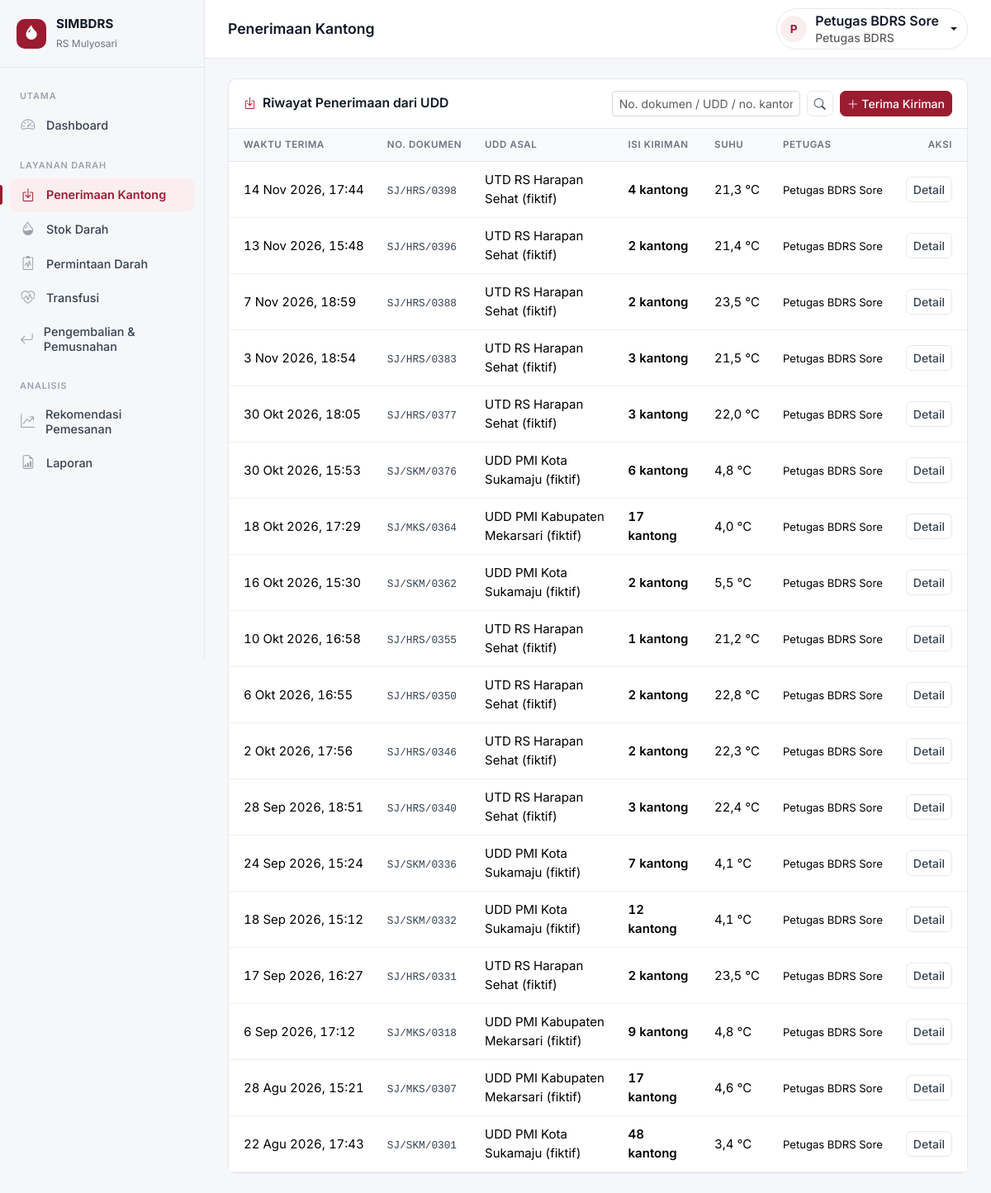
The page /modules/penerimaan/index.php (signed in) on the database its author committed.
### tables this page shows
CREATE TABLE penerimaan (
    id_penerimaan  INT AUTO_INCREMENT PRIMARY KEY,
    no_dokumen     VARCHAR(50)  NOT NULL,
    id_udd         INT NOT NULL,
    tgl_terima     DATETIME     NOT NULL,
    suhu_terima    DECIMAL(4,1) NULL,
    id_petugas     INT NOT NULL,
    catatan        TEXT NULL,
    CONSTRAINT fk_penerimaan_udd     FOREIGN KEY (id_udd)     REFERENCES udd_asal(id_udd),
    CONSTRAINT fk_penerimaan_petugas FOREIGN KEY (id_petugas) REFERENCES pengguna(id_pengguna)
);

CREATE TABLE udd_asal (
    id_udd    INT AUTO_INCREMENT PRIMARY KEY,
    nama_udd  VARCHAR(100) NOT NULL UNIQUE,
    alamat    VARCHAR(255) NULL,
    telepon   VARCHAR(20)  NULL,
    aktif     TINYINT(1)   NOT NULL DEFAULT 1
);

CREATE TABLE pengguna (
    id_pengguna    INT AUTO_INCREMENT PRIMARY KEY,
    nama           VARCHAR(100) NOT NULL,
    username       VARCHAR(50)  NOT NULL UNIQUE,
    password_hash  VARCHAR(255) NOT NULL,
    role           ENUM('ADMIN','PETUGAS','KEPALA','DOKTER','PERAWAT') NOT NULL,
    id_ruangan     INT NULL,
    aktif          TINYINT(1)   NOT NULL DEFAULT 1,
    created_at     DATETIME     NOT NULL DEFAULT CURRENT_TIMESTAMP,
    CONSTRAINT fk_pengguna_ruangan FOREIGN KEY (id_ruangan) REFERENCES ruangan(id_ruangan)
);

### includes/fungsi.php (called while the page is built, shortened)
<?php
function e($teks): string
{
    return htmlspecialchars((string) $teks, ENT_QUOTES, 'UTF-8');
}
function url(string $path = ''): string
{
    return BASE_URL . '/' . ltrim($path, '/');
}
function pengguna(): ?array
{
    return $_SESSION['pengguna'] ?? null;
}
function tgl_indo(?string $tanggal, bool $dengan_jam = false): string
{
    $bulan = ['', 'Jan', 'Feb', 'Mar', 'Apr', 'Mei', 'Jun', 'Jul', 'Agu', 'Sep', 'Okt', 'Nov', 'Des'];
    $t = strtotime($tanggal);
    $hasil = date('j', $t) . ' ' . $bulan[(int) date('n', $t)] . ' ' . date('Y', $t);
    return $dengan_jam ? $hasil . ', ' . date('H:i', $t) : $hasil;
}
function nama_role(string $role): string
{
    return [
        'ADMIN'   => 'Administrator',
        'PETUGAS' => 'Petugas BDRS',
        'KEPALA'  => 'Kepala BDRS',
        'DOKTER'  => 'Dokter',
        'PERAWAT' => 'Perawat',
    ][$role] ?? $role;
}

### includes/menu.php (called while the page is built, shortened)
<?php
$CRUD = ['lihat' => 'Melihat daftar', 'tambah' => 'Menambah data', 'ubah' => 'Mengubah data', 'hapus' => 'Menghapus / menonaktifkan'];

### auth/cek_akses.php (called while the page is built, shortened)
<?php
require_once __DIR__ . '/../includes/fungsi.php';
function daftar_menu(): array
{
    static $hasil = null;
    if ($hasil === null) {
        require __DIR__ . '/../includes/menu.php';
        $hasil = [];
        foreach ($menu as $m) {
            if (isset($m['kunci'])) {
                $hasil[$m['kunci']] = $m;
            }
        }
    }
    return $hasil;
}
function hak(string $kunci, string $aksi = 'lihat'): bool
{
    global $pdo;
    static $tabel = null;
    $p = pengguna();
    $menu = daftar_menu();
    if (!isset($menu[$kunci]['aksi'])) {
        return true;
    }
    if ($tabel === null) {
        $st = $pdo->prepare('SELECT kunci_menu, lihat, tambah, ubah, hapus FROM hak_akses WHERE role = ?');
        $st->execute([$p['role']]);
        $tabel = [];
        foreach ($st as $r) {
            $tabel[$r['kunci_menu']] = $r;
        }
    }
    $baris = $tabel[$kunci] ?? null;
    return $baris && $baris['lihat'] && $baris[$aksi];
}
function wajib_login(): array
{
    $p = pengguna();
    return $p;
}
function wajib_hak(string $kunci, string $aksi = 'lihat'): array
{
    $p = wajib_login();
    if (!hak($kunci, $aksi)) {
        $menu = daftar_menu();
        $label = $menu[$kunci]['label'] ?? $kunci;
        $arti = $menu[$kunci]['aksi'][$aksi] ?? $aksi;
        tolak_akses('Peran <b>' . e(nama_role($p['role'])) . '</b> tidak memiliki hak <b>'
            . e(strtolower($arti)) . '</b> di menu <b>' . e($label) . '</b>. Hubungi Admin bila perlu.');
    }
    return $p;
}

### modules/penerimaan/index.php (the view, shortened to what this page needs)
<?php
require __DIR__ . '/../../auth/cek_akses.php';
wajib_hak('penerimaan');
$judul = 'Penerimaan Kantong';
$menu_aktif = 'penerimaan';
$cari = trim($_GET['cari'] ?? '');
$sql = "SELECT pn.id_penerimaan, pn.no_dokumen, pn.tgl_terima, pn.suhu_terima,
               u.nama_udd, pg.nama AS nama_petugas,
               COUNT(kd.id_kantong) AS jml_kantong,
               (SELECT GROUP_CONCAT(CONCAT(x.kode, '×', x.jml) ORDER BY x.kode SEPARATOR ', ')
                  FROM (SELECT c.kode, COUNT(*) AS jml, k2.id_penerimaan
                          FROM kantong_darah k2 JOIN komponen_darah c ON c.id_komponen = k2.id_komponen
                         GROUP BY k2.id_penerimaan, c.kode) x
                 WHERE x.id_penerimaan = pn.id_penerimaan) AS rincian
        FROM penerimaan pn
        JOIN udd_asal u  ON u.id_udd = pn.id_udd
        JOIN pengguna pg ON pg.id_pengguna = pn.id_petugas
        LEFT JOIN kantong_darah kd ON kd.id_penerimaan = pn.id_penerimaan";
$param = [];
$sql .= " GROUP BY pn.id_penerimaan ORDER BY pn.tgl_terima DESC, pn.id_penerimaan DESC";
$stmt = $pdo->prepare($sql);
$stmt->execute($param);
$daftar = $stmt->fetchAll();
require __DIR__ . '/../../includes/header.php';
?>
<section class="panel">
    <div class="panel-head flex-wrap">
        <i class="bi bi-box-arrow-in-down"></i><h2>Riwayat Penerimaan dari UDD</h2>
        <form class="d-flex gap-2 ms-auto" method="get" role="search">
            <input class="form-control form-control-sm" name="cari" value="<?= e($cari) ?>" placeholder="No. dokumen / UDD / no. kantong..." aria-label="Cari penerimaan">
            <button class="btn btn-sm btn-outline-secondary" type="submit"><i class="bi bi-search"></i></button>
        </form>
        <?php if (hak('penerimaan', 'tambah')): ?><a class="btn btn-sm btn-primary" href="tambah.php"><i class="bi bi-plus-lg"></i> Terima Kiriman</a><?php endif; ?>
    </div>
    <?php if (!$daftar): ?>
        <div class="empty-state"><i class="bi bi-box-seam"></i>
            <p class="mt-2 mb-0"><?= $cari !== '' ? 'Tidak ada penerimaan yang cocok dengan "' . e($cari) . '".' : 'Belum ada kiriman yang diterima. Klik "Terima Kiriman" untuk mencatat kantong pertama.' ?></p></div>
    <?php else: ?>
    <div class="table-responsive">
        <table class="table table-hover">
            <thead><tr><th>Waktu Terima</th><th>No. Dokumen</th><th>UDD Asal</th><th>Isi Kiriman</th><th>Suhu</th><th>Petugas</th><th class="text-end">Aksi</th></tr></thead>
            <tbody>
            <?php foreach ($daftar as $r): ?>
                <tr>
                    <td class="text-nowrap"><?= e(tgl_indo($r['tgl_terima'], true)) ?></td>
                    <td><code><?= e($r['no_dokumen']) ?></code></td>
                    <td><?= e($r['nama_udd']) ?></td>
                    <td><span class="fw-semibold"><?= (int) $r['jml_kantong'] ?> kantong</span><br><small class="text-secondary"><?= e($r['rincian'] ?? '') ?></small></td>
                    <td class="text-nowrap"><?= $r['suhu_terima'] !== null ? e(str_replace('.', ',', $r['suhu_terima'])) . ' °C' : '<span class="text-secondary">—</span>' ?></td>
                    <td class="text-nowrap"><small><?= e($r['nama_petugas']) ?></small></td>
                    <td class="text-end"><a class="btn btn-sm btn-outline-secondary" href="detail.php?id=<?= (int) $r['id_penerimaan'] ?>">Detail</a></td>
                </tr>
            <?php endforeach; ?>
            </tbody>
        </table>
    </div>
    <?php endif; ?>
</section>
<?php require __DIR__ . '/../../includes/footer.php'; ?>

### includes/header.php (shortened to what this page needs)
<?php
$judul      = $judul ?? NAMA_APP;
$menu_aktif = $menu_aktif ?? '';
$saya       = pengguna();
?>
<!DOCTYPE html>
<html lang="id">
<head>
    <link href="https://cdn.jsdelivr.net/npm/bootstrap@5.3.3/dist/css/bootstrap.min.css" rel="stylesheet">
    <link href="https://cdn.jsdelivr.net/npm/bootstrap-icons@1.11.3/font/bootstrap-icons.min.css" rel="stylesheet">
    <link href="<?= url('assets/css/style.css') ?>" rel="stylesheet">
</head>
<body>
<div class="app">
    <?php require __DIR__ . '/sidebar.php'; ?>
    <div class="app-main">
        <header class="topbar">
            <h1 class="topbar-title"><?= e($judul) ?></h1>
            <div class="dropdown ms-auto">
                <button class="btn user-chip dropdown-toggle" data-bs-toggle="dropdown" aria-expanded="false">
                    <span class="avatar"><?= e(strtoupper(substr($saya['nama'], 0, 1))) ?></span>
                    <span class="d-none d-sm-inline text-start lh-sm">
                        <span class="d-block fw-semibold"><?= e($saya['nama']) ?></span>
                        <small class="text-muted">
                            <?= e(nama_role($saya['role'])) ?><?= $saya['nama_ruangan'] ? ' · ' . e($saya['nama_ruangan']) : '' ?>
                        </small>
                    </span>
                </button>
            </div>
        </header>
        <main class="content">

### includes/sidebar.php (shortened to what this page needs)
<?php
require __DIR__ . '/menu.php';
$tampil = [];
$judul_tunda = null;
foreach ($menu as $m) {
    if (isset($m['judul'])) {
        $judul_tunda = $m;
        continue;
    }
    if (!hak($m['kunci'], 'lihat')) {
        continue;
    }
    if ($judul_tunda) {
        $tampil[] = $judul_tunda;
        $judul_tunda = null;
    }
    $tampil[] = $m;
}
?>
<aside class="sidebar offcanvas-lg offcanvas-start" id="sidebar" tabindex="-1">
    <div class="sidebar-brand">
        <span class="brand-logo sm"><i class="bi bi-droplet-fill"></i></span>
        <div>
            <div class="fw-bold"><?= e(NAMA_APP) ?></div>
            <small><?= e(NAMA_RS) ?></small>
        </div>
    </div>
    <nav class="sidebar-nav">
        <?php foreach ($tampil as $m): ?>
            <?php if (isset($m['judul'])): ?>
                <div class="nav-group"><?= e($m['judul']) ?></div>
            <?php elseif ($m['path']): ?>
                <a class="nav-item <?= $menu_aktif === $m['kunci'] ? 'active' : '' ?>" href="<?= url($m['path']) ?>">
                    <i class="bi bi-<?= e($m['ikon']) ?>"></i><span><?= e($m['label']) ?></span>
                </a>
            <?php endif; ?>
        <?php endforeach; ?>
    </nav>
</aside>

### includes/footer.php (shortened to what this page needs)
        </main>
    </div>
</div>
</body>
</html>

### rows shown on the page
penerimaan: tgl_terima "14 Nov 2026, 17:44", no_dokumen "SJ/HRS/0398", id_udd.nama_udd "UTD RS Harapan Sehat (fiktif)", jml_kantong "4", suhu_terima "21,3", id_petugas.nama "Petugas BDRS Sore"
penerimaan: tgl_terima "13 Nov 2026, 15:48", no_dokumen "SJ/HRS/0396", id_udd.nama_udd "UTD RS Harapan Sehat (fiktif)", jml_kantong "2", suhu_terima "21,4", id_petugas.nama "Petugas BDRS Sore"
penerimaan: tgl_terima "7 Nov 2026, 18:59", no_dokumen "SJ/HRS/0388", id_udd.nama_udd "UTD RS Harapan Sehat (fiktif)", jml_kantong "2", suhu_terima "23,5", id_petugas.nama "Petugas BDRS Sore"
penerimaan: tgl_terima "3 Nov 2026, 18:54", no_dokumen "SJ/HRS/0383", id_udd.nama_udd "UTD RS Harapan Sehat (fiktif)", jml_kantong "3", suhu_terima "21,5", id_petugas.nama "Petugas BDRS Sore"
penerimaan: tgl_terima "30 Okt 2026, 18:05", no_dokumen "SJ/HRS/0377", id_udd.nama_udd "UTD RS Harapan Sehat (fiktif)", jml_kantong "3", suhu_terima "22,0", id_petugas.nama "Petugas BDRS Sore"
penerimaan: tgl_terima "30 Okt 2026, 15:53", no_dokumen "SJ/SKM/0376", id_udd.nama_udd "UDD PMI Kota Sukamaju (fiktif)", jml_kantong "6", suhu_terima "4,8", id_petugas.nama "Petugas BDRS Sore"
penerimaan: tgl_terima "18 Okt 2026, 17:29", no_dokumen "SJ/MKS/0364", id_udd.nama_udd "UDD PMI Kabupaten Mekarsari (fiktif)", jml_kantong "17", suhu_terima "4,0", id_petugas.nama "Petugas BDRS Sore"
penerimaan: tgl_terima "16 Okt 2026, 15:30", no_dokumen "SJ/SKM/0362", id_udd.nama_udd "UDD PMI Kota Sukamaju (fiktif)", jml_kantong "2", suhu_terima "5,5", id_petugas.nama "Petugas BDRS Sore"
penerimaan: tgl_terima "10 Okt 2026, 16:58", no_dokumen "SJ/HRS/0355", id_udd.nama_udd "UTD RS Harapan Sehat (fiktif)", jml_kantong "1", suhu_terima "21,2", id_petugas.nama "Petugas BDRS Sore"
penerimaan: tgl_terima "6 Okt 2026, 16:55", no_dokumen "SJ/HRS/0350", id_udd.nama_udd "UTD RS Harapan Sehat (fiktif)", jml_kantong "2", suhu_terima "22,8", id_petugas.nama "Petugas BDRS Sore"
penerimaan: tgl_terima "2 Okt 2026, 17:56", no_dokumen "SJ/HRS/0346", id_udd.nama_udd "UTD RS Harapan Sehat (fiktif)", jml_kantong "2", suhu_terima "22,3", id_petugas.nama "Petugas BDRS Sore"
penerimaan: tgl_terima "28 Sep 2026, 18:51", no_dokumen "SJ/HRS/0340", id_udd.nama_udd "UTD RS Harapan Sehat (fiktif)", jml_kantong "3", suhu_terima "22,4", id_petugas.nama "Petugas BDRS Sore"
penerimaan: tgl_terima "24 Sep 2026, 15:24", no_dokumen "SJ/SKM/0336", id_udd.nama_udd "UDD PMI Kota Sukamaju (fiktif)", jml_kantong "7", suhu_terima "4,1", id_petugas.nama "Petugas BDRS Sore"
penerimaan: tgl_terima "18 Sep 2026, 15:12", no_dokumen "SJ/SKM/0332", id_udd.nama_udd "UDD PMI Kota Sukamaju (fiktif)", jml_kantong "12", suhu_terima "4,1", id_petugas.nama "Petugas BDRS Sore"
penerimaan: tgl_terima "17 Sep 2026, 16:27", no_dokumen "SJ/HRS/0331", id_udd.nama_udd "UTD RS Harapan Sehat (fiktif)", jml_kantong "2", suhu_terima "23,5", id_petugas.nama "Petugas BDRS Sore"
penerimaan: tgl_terima "6 Sep 2026, 17:12", no_dokumen "SJ/MKS/0318", id_udd.nama_udd "UDD PMI Kabupaten Mekarsari (fiktif)", jml_kantong "9", suhu_terima "4,8", id_petugas.nama "Petugas BDRS Sore"
penerimaan: tgl_terima "28 Agu 2026, 15:21", no_dokumen "SJ/MKS/0307", id_udd.nama_udd "UDD PMI Kabupaten Mekarsari (fiktif)", jml_kantong "17", suhu_terima "4,6", id_petugas.nama "Petugas BDRS Sore"
penerimaan: tgl_terima "22 Agu 2026, 17:43", no_dokumen "SJ/SKM/0301", id_udd.nama_udd "UDD PMI Kota Sukamaju (fiktif)", jml_kantong "48", suhu_terima "3,4", id_petugas.nama "Petugas BDRS Sore"

### other values the page prints
NAMA_APP "SIMBDRS"
NAMA_RS "RS Mulyosari"
$m['judul'] "UTAMA"
$m['label'] "Dashboard"
$m['judul'] "LAYANAN DARAH"
$m['label'] "Penerimaan Kantong"
$m['label'] "Stok Darah"
$m['label'] "Permintaan Darah"
$m['label'] "Transfusi"
$m['label'] "Pengembalian & Pemusnahan"
$m['judul'] "ANALISIS"
$m['label'] "Rekomendasi Pemesanan"
$m['label'] "Laporan"
$judul "Penerimaan Kantong"
substr($saya['nama'], 0, 1) "P"
